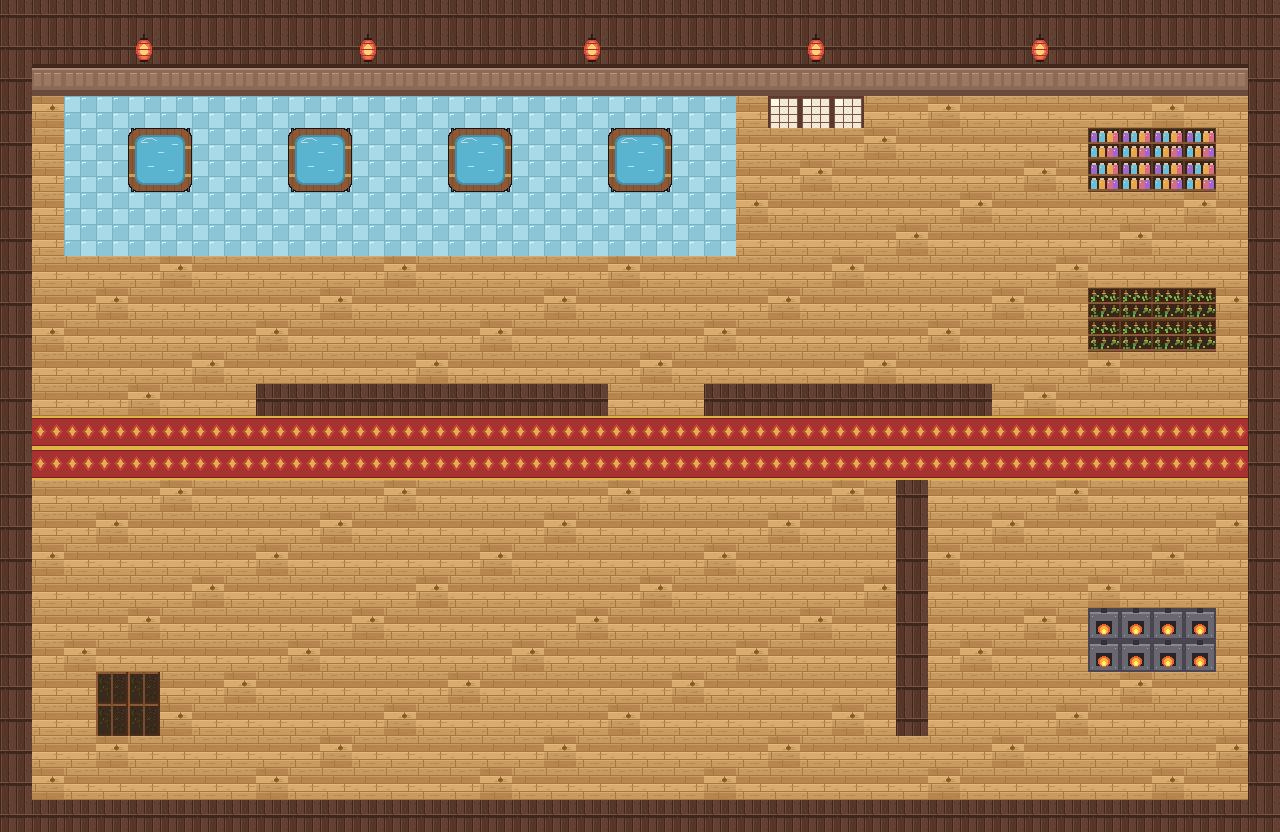

The image is a tile-based game level rendered from a .tmx file. Its description and complete source (layers, tilesets, objects, tile grids) follow:
An orthogonal 40x26 tile map with 32x32 px tiles, 2 tile layers (piso, decoracion) and 25 objects (tina_1, tina_2, tina_3, tina_4, almacen_sales, ...).

<map version="1.10" tiledversion="1.10.2" orientation="orthogonal" renderorder="right-down" width="40" height="26" tilewidth="32" tileheight="32" infinite="0" nextlayerid="5" nextobjectid="26">
 <tileset firstgid="1" name="casa_banos" tilewidth="32" tileheight="32" tilecount="24" columns="4">
  <image source="tileset_casa_banos.png" width="128" height="192" />
 </tileset>
 <layer id="1" name="piso" width="40" height="26">
  <data encoding="csv">
2,1,1,1,1,1,1,2,1,1,1,1,1,1,2,1,1,1,1,1,1,2,1,1,1,1,1,1,2,1,1,1,1,1,1,2,1,1,1,1,
1,1,1,1,1,2,1,1,1,1,1,1,2,1,1,1,1,1,1,2,1,1,1,1,1,1,2,1,1,1,1,1,1,2,1,1,1,1,1,1,
1,1,1,2,1,1,1,1,1,1,2,1,1,1,1,1,1,2,1,1,1,1,1,1,2,1,1,1,1,1,1,2,1,1,1,1,1,1,2,1,
1,2,3,3,3,3,3,3,3,3,3,3,3,3,3,3,3,3,3,3,3,3,3,1,1,1,1,1,1,2,1,1,1,1,1,1,2,1,1,1,
1,1,3,3,3,3,3,3,3,3,3,3,3,3,3,3,3,3,3,3,3,3,3,1,1,1,1,2,1,1,1,1,1,1,2,1,1,1,1,1,
1,1,3,3,3,3,3,3,3,3,3,3,3,3,3,3,3,3,3,3,3,3,3,1,1,2,1,1,1,1,1,1,2,1,1,1,1,1,1,2,
1,1,3,3,3,3,3,3,3,3,3,3,3,3,3,3,3,3,3,3,3,3,3,2,1,1,1,1,1,1,2,1,1,1,1,1,1,2,1,1,
2,1,3,3,3,3,3,3,3,3,3,3,3,3,3,3,3,3,3,3,3,3,3,1,1,1,1,1,2,1,1,1,1,1,1,2,1,1,1,1,
1,1,1,1,1,2,1,1,1,1,1,1,2,1,1,1,1,1,1,2,1,1,1,1,1,1,2,1,1,1,1,1,1,2,1,1,1,1,1,1,
1,1,1,2,1,1,1,1,1,1,2,1,1,1,1,1,1,2,1,1,1,1,1,1,2,1,1,1,1,1,1,2,1,1,1,1,1,1,2,1,
1,2,1,1,1,1,1,1,2,1,1,1,1,1,1,2,1,1,1,1,1,1,2,1,1,1,1,1,1,2,1,1,1,1,1,1,2,1,1,1,
1,1,1,1,1,1,2,1,1,1,1,1,1,2,1,1,1,1,1,1,2,1,1,1,1,1,1,2,1,1,1,1,1,1,2,1,1,1,1,1,
1,1,1,1,2,1,1,1,1,1,1,2,1,1,1,1,1,1,2,1,1,1,1,1,1,2,1,1,1,1,1,1,2,1,1,1,1,1,1,2,
1,6,6,6,6,6,6,6,6,6,6,6,6,6,6,6,6,6,6,6,6,6,6,6,6,6,6,6,6,6,6,6,6,6,6,6,6,6,6,1,
2,6,6,6,6,6,6,6,6,6,6,6,6,6,6,6,6,6,6,6,6,6,6,6,6,6,6,6,6,6,6,6,6,6,6,6,6,6,6,1,
1,1,1,1,1,2,1,1,1,1,1,1,2,1,1,1,1,1,1,2,1,1,1,1,1,1,2,1,1,1,1,1,1,2,1,1,1,1,1,1,
1,1,1,2,1,1,1,1,1,1,2,1,1,1,1,1,1,2,1,1,1,1,1,1,2,1,1,1,1,1,1,2,1,1,1,1,1,1,2,1,
1,2,1,1,1,1,1,1,2,1,1,1,1,1,1,2,1,1,1,1,1,1,2,1,1,1,1,1,1,2,1,1,1,1,1,1,2,1,1,1,
1,1,1,1,1,1,2,1,1,1,1,1,1,2,1,1,1,1,1,1,2,1,1,1,1,1,1,2,1,1,1,1,1,1,2,1,1,1,1,1,
1,1,1,1,2,1,1,1,1,1,1,2,1,1,1,1,1,1,2,1,1,1,1,1,1,2,1,1,1,1,1,1,2,1,1,1,1,1,1,2,
1,1,2,1,1,1,1,1,1,2,1,1,1,1,1,1,2,1,1,1,1,1,1,2,1,1,1,1,1,1,2,1,1,1,1,1,1,2,1,1,
2,1,1,1,1,1,1,2,1,1,1,1,1,1,2,1,1,1,1,1,1,2,1,1,1,1,1,1,2,1,1,1,1,1,1,2,1,1,1,1,
1,1,1,1,1,2,1,1,1,1,1,1,2,1,1,1,1,1,1,2,1,1,1,1,1,1,2,1,1,1,1,1,1,2,1,1,1,1,1,1,
1,1,1,2,1,1,1,1,1,1,2,1,1,1,1,1,1,2,1,1,1,1,1,1,2,1,1,1,1,1,1,2,1,1,1,1,1,1,2,1,
1,2,1,1,1,1,1,1,2,1,1,1,1,1,1,2,1,1,1,1,1,1,2,1,1,1,1,1,1,2,1,1,1,1,1,1,2,1,1,1,
1,1,1,1,1,1,2,1,1,1,1,1,1,2,1,1,1,1,1,1,2,1,1,1,1,1,1,2,1,1,1,1,1,1,2,1,1,1,1,1
</data>
 </layer>
 <layer id="2" name="decoracion" width="40" height="26">
  <data encoding="csv">
4,4,4,4,4,4,4,4,4,4,4,4,4,4,4,4,4,4,4,4,4,4,4,4,4,4,4,4,4,4,4,4,4,4,4,4,4,4,4,4,
4,4,4,4,8,4,4,4,4,4,4,8,4,4,4,4,4,4,8,4,4,4,4,4,4,8,4,4,4,4,4,4,8,4,4,4,4,4,4,4,
4,5,5,5,5,5,5,5,5,5,5,5,5,5,5,5,5,5,5,5,5,5,5,5,5,5,5,5,5,5,5,5,5,5,5,5,5,5,5,4,
4,0,0,0,0,0,0,0,0,0,0,0,0,0,0,0,0,0,0,0,0,0,0,0,9,9,9,0,0,0,0,0,0,0,0,0,0,0,0,4,
4,0,0,0,13,14,0,0,0,13,14,0,0,0,13,14,0,0,0,13,14,0,0,0,0,0,0,0,0,0,0,0,0,0,10,10,10,10,0,4,
4,0,0,0,15,16,0,0,0,15,16,0,0,0,15,16,0,0,0,15,16,0,0,0,0,0,0,0,0,0,0,0,0,0,10,10,10,10,0,4,
4,0,0,0,0,0,0,0,0,0,0,0,0,0,0,0,0,0,0,0,0,0,0,0,0,0,0,0,0,0,0,0,0,0,0,0,0,0,0,4,
4,0,0,0,0,0,0,0,0,0,0,0,0,0,0,0,0,0,0,0,0,0,0,0,0,0,0,0,0,0,0,0,0,0,0,0,0,0,0,4,
4,0,0,0,0,0,0,0,0,0,0,0,0,0,0,0,0,0,0,0,0,0,0,0,0,0,0,0,0,0,0,0,0,0,0,0,0,0,0,4,
4,0,0,0,0,0,0,0,0,0,0,0,0,0,0,0,0,0,0,0,0,0,0,0,0,0,0,0,0,0,0,0,0,0,17,17,17,17,0,4,
4,0,0,0,0,0,0,0,0,0,0,0,0,0,0,0,0,0,0,0,0,0,0,0,0,0,0,0,0,0,0,0,0,0,17,17,17,17,0,4,
4,0,0,0,0,0,0,0,0,0,0,0,0,0,0,0,0,0,0,0,0,0,0,0,0,0,0,0,0,0,0,0,0,0,0,0,0,0,0,4,
4,0,0,0,0,0,0,0,4,4,4,4,4,4,4,4,4,4,4,0,0,0,4,4,4,4,4,4,4,4,4,0,0,0,0,0,0,0,0,4,
4,0,0,0,0,0,0,0,0,0,0,0,0,0,0,0,0,0,0,0,0,0,0,0,0,0,0,0,0,0,0,0,0,0,0,0,0,0,0,4,
4,0,0,0,0,0,0,0,0,0,0,0,0,0,0,0,0,0,0,0,0,0,0,0,0,0,0,0,0,0,0,0,0,0,0,0,0,0,0,4,
4,0,0,0,0,0,0,0,0,0,0,0,0,0,0,0,0,0,0,0,0,0,0,0,0,0,0,0,4,0,0,0,0,0,0,0,0,0,0,4,
4,0,0,0,0,0,0,0,0,0,0,0,0,0,0,0,0,0,0,0,0,0,0,0,0,0,0,0,4,0,0,0,0,0,0,0,0,0,0,4,
4,0,0,0,0,0,0,0,0,0,0,0,0,0,0,0,0,0,0,0,0,0,0,0,0,0,0,0,4,0,0,0,0,0,0,0,0,0,0,4,
4,0,0,0,0,0,0,0,0,0,0,0,0,0,0,0,0,0,0,0,0,0,0,0,0,0,0,0,4,0,0,0,0,0,0,0,0,0,0,4,
4,0,0,0,0,0,0,0,0,0,0,0,0,0,0,0,0,0,0,0,0,0,0,0,0,0,0,0,4,0,0,0,0,0,11,11,11,11,0,4,
4,0,0,0,0,0,0,0,0,0,0,0,0,0,0,0,0,0,0,0,0,0,0,0,0,0,0,0,4,0,0,0,0,0,11,11,11,11,0,4,
4,0,0,7,7,0,0,0,0,0,0,0,0,0,0,0,0,0,0,0,0,0,0,0,0,0,0,0,4,0,0,0,0,0,0,0,0,0,0,4,
4,0,0,7,7,0,0,0,0,0,0,0,0,0,0,0,0,0,0,0,0,0,0,0,0,0,0,0,4,0,0,0,0,0,0,0,0,0,0,4,
4,0,0,0,0,0,0,0,0,0,0,0,0,0,0,0,0,0,0,0,0,0,0,0,0,0,0,0,0,0,0,0,0,0,0,0,0,0,0,4,
4,0,0,0,0,0,0,0,0,0,0,0,0,0,0,0,0,0,0,0,0,0,0,0,0,0,0,0,0,0,0,0,0,0,0,0,0,0,0,4,
4,4,4,4,4,4,4,4,4,4,4,4,4,4,4,4,4,4,4,4,4,4,4,4,4,4,4,4,4,4,4,4,4,4,4,4,4,4,4,4
</data>
 </layer>
 <objectgroup id="3" name="colisiones">
   <object id="1" x="0" y="0" width="1280" height="96" />
   <object id="2" x="0" y="800" width="1280" height="32" />
   <object id="3" x="0" y="0" width="32" height="832" />
   <object id="4" x="1248" y="0" width="32" height="832" />
   <object id="5" x="256" y="384" width="352" height="32" />
   <object id="6" x="704" y="384" width="288" height="32" />
   <object id="7" x="896" y="480" width="32" height="256" />
   <object id="8" x="128" y="128" width="64" height="64" />
   <object id="9" x="288" y="128" width="64" height="64" />
   <object id="10" x="448" y="128" width="64" height="64" />
   <object id="11" x="608" y="128" width="64" height="64" />
   <object id="12" x="1088" y="128" width="128" height="64" />
   <object id="13" x="1088" y="608" width="128" height="64" />
   <object id="14" x="96" y="672" width="64" height="64" />
  <object id="24" x="1088" y="288" width="128" height="64" />
 </objectgroup>
 <objectgroup id="4" name="interactivos">
   <object id="15" name="tina_1" x="128" y="128" width="64" height="64">
    <properties>
     <property name="tipo" value="tina" />
    </properties>
   </object>
   <object id="16" name="tina_2" x="288" y="128" width="64" height="64">
    <properties>
     <property name="tipo" value="tina" />
    </properties>
   </object>
   <object id="17" name="tina_3" x="448" y="128" width="64" height="64">
    <properties>
     <property name="tipo" value="tina" />
    </properties>
   </object>
   <object id="18" name="tina_4" x="608" y="128" width="64" height="64">
    <properties>
     <property name="tipo" value="tina" />
    </properties>
   </object>
   <object id="19" name="almacen_sales" x="1088" y="128" width="128" height="64">
    <properties>
     <property name="tipo" value="almacen_sales" />
    </properties>
   </object>
   <object id="20" name="caldera" x="1088" y="608" width="128" height="64">
    <properties>
     <property name="tipo" value="caldera" />
    </properties>
   </object>
   <object id="25" name="estante_hierbas" x="1088" y="288" width="128" height="64">
    <properties>
     <property name="tipo" value="estante_hierbas" />
    </properties>
   </object>
   <object id="21" name="deposito_suciedad" x="96" y="672" width="64" height="64">
    <properties>
     <property name="tipo" value="deposito_suciedad" />
    </properties>
   </object>
   <object id="22" name="spawn_jugador_1" x="192" y="512" width="32" height="32">
    <properties>
     <property name="tipo" value="spawn_jugador_1" />
    </properties>
   </object>
   <object id="23" name="spawn_jugador_2" x="288" y="512" width="32" height="32">
    <properties>
     <property name="tipo" value="spawn_jugador_2" />
    </properties>
   </object>
 </objectgroup>
</map>
